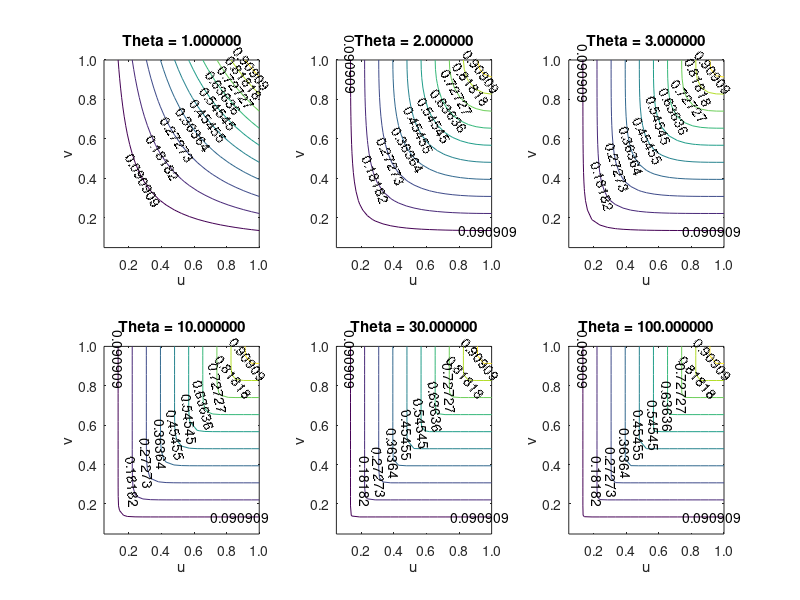

Write MATLAB code to recreate this figure.
%% clear variables and close windows
clear all
close all
clc
%% set input
N       = 21;
v       = 0:0.05:1;
u       = v;
[uu vv] = meshgrid(u,v);
%% plot contours
for i = 1:6
theta  = [1, 2, 3, 10, 30, 100];
subplot(2,3,i)
gumbel = exp(-(((-log(uu)).^theta(i) ) + ((-log(vv)).^theta(i) )).^(1/theta(i)));
contour(gumbel,'ShowText','on')
str    = sprintf('Theta = %f',theta(i)); 
title(str)
set(gca,'XTick',[0 4.2 8.4 12.6 16.8 21])
set(gca,'XTickLabel',['0.0'; '0.2'; '0.4'; '0.6'; '0.8'; '1.0'])
set(gca,'YTick',[0 4.2 8.4 12.6 16.8 21])
set(gca,'YTickLabel',['0.0';'0.2'; '0.4'; '0.6'; '0.8'; '1.0'])
xlabel('u')
ylabel('v')
end
